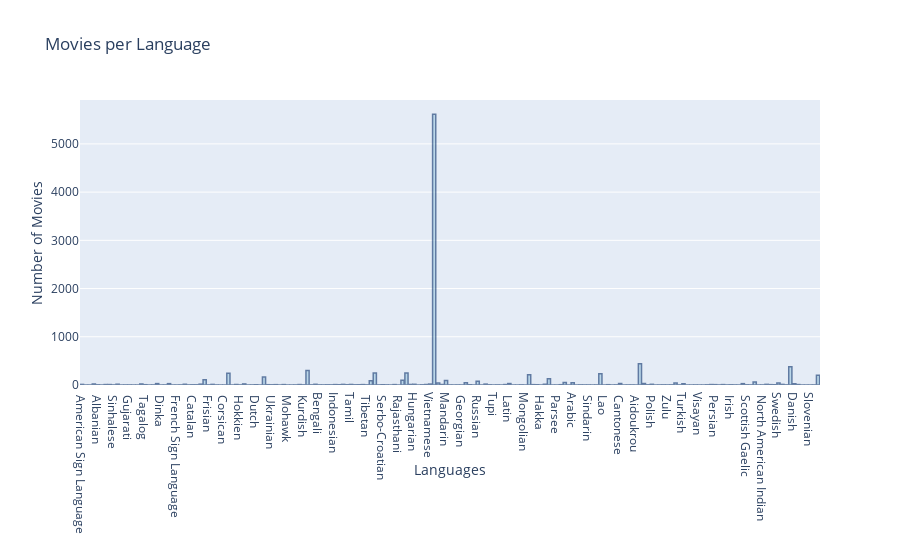

Notebook cell for this chart:
### Code cell
# Add columns based on new generes
languages_dic = {j:[1 if j in i else 0 for i in movies["Language"]] for j in languages}
# Plotting movies per genre
data = [go.Bar(
            x=list(languages_dic.keys()),
            y=[sum(i) for i in languages_dic.values()]
    )]
fig = go.Figure(data=data)
fig.update_traces(marker_color='rgb(158,202,225)', marker_line_color='rgb(8,48,107)',
                  marker_line_width=1.5, opacity=0.6)
fig.update_layout(
    title="Movies per Language",
    xaxis_title="Languages",
    yaxis_title="Number of Movies",
)

iplot(fig)

### Figure 1 — Plotly figure (JSON) as saved in the notebook; plotly's stock layout.template omitted (floating-point values rounded to 4 significant figures; data arrays with more than 128 entries replaced by an {"elided": "..."} marker saying what was removed)
{"data": [{"marker": {"color": "rgb(158,202,225)", "line": {"color": "rgb(8,48,107)", "width": 1.5}}, "opacity": 0.6, "type": "bar", "x": {"elided": "187 str values"}, "y": {"elided": "187 int values"}}], "layout": {"title": {"text": "Movies per Language"}, "xaxis": {"title": {"text": "Languages"}}, "yaxis": {"title": {"text": "Number of Movies"}}}}
